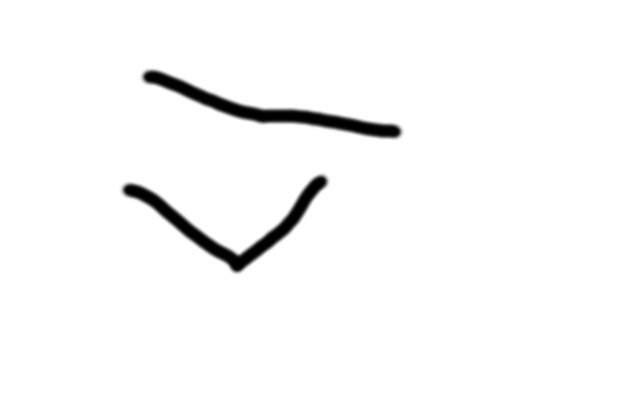
#> input picture gcar/slam/1.jpg, 640 x 400 px, found by its file name
$ python purefeatures.py   (older library calls are emulated)
#> lines starting #> are read from the running program, lines starting #| are printed output that depends on the picture; after the words box and inside, x2 and y2 are one past the last pixel; in counts of white or black regions, pixels touching at a corner belong together
import cv2

feature_params = dict( maxCorners = 500,
    qualityLevel = 0.03,
    minDistance = 5,
    blockSize = 5 )

if __name__ == '__main__':
    img = cv2.imread('1.jpg')
#> img is the input picture: shape (400, 640, 3); min 0, max 255, mean 248.3
    gray = cv2.cvtColor(img,cv2.COLOR_BGR2GRAY)
    points = cv2.goodFeaturesToTrack(gray, mask = None, **feature_params)
#> points = [[238, 253], [324, 179], [399, 132], [144, 77], [124, 189], [236, 271], [227, 264], [315, 178], [262, 122], [263, 109], [319, 191]]
    for p in points:
        cv2.circle(img, (p[0][0], p[0][1]), 5, (0, 255, 0))
#> this loop made 11 passes
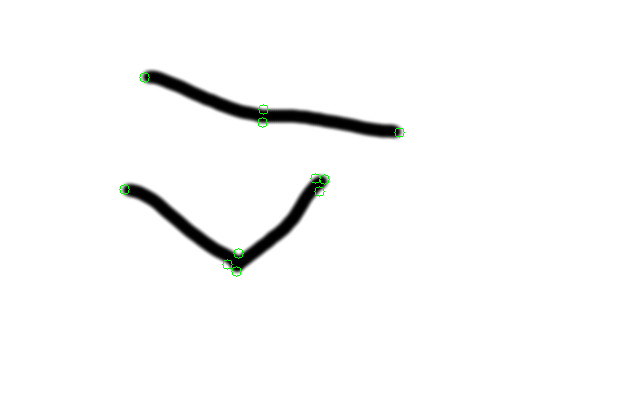
#> img: shape (400, 640, 3); 0.12% of pixels changed, all inside (x1, y1, x2, y2) = (119, 72, 405, 277)
        # [5 lines of commented-out code are left out]
    cv2.imshow('', img)
    cv2.waitKey()
